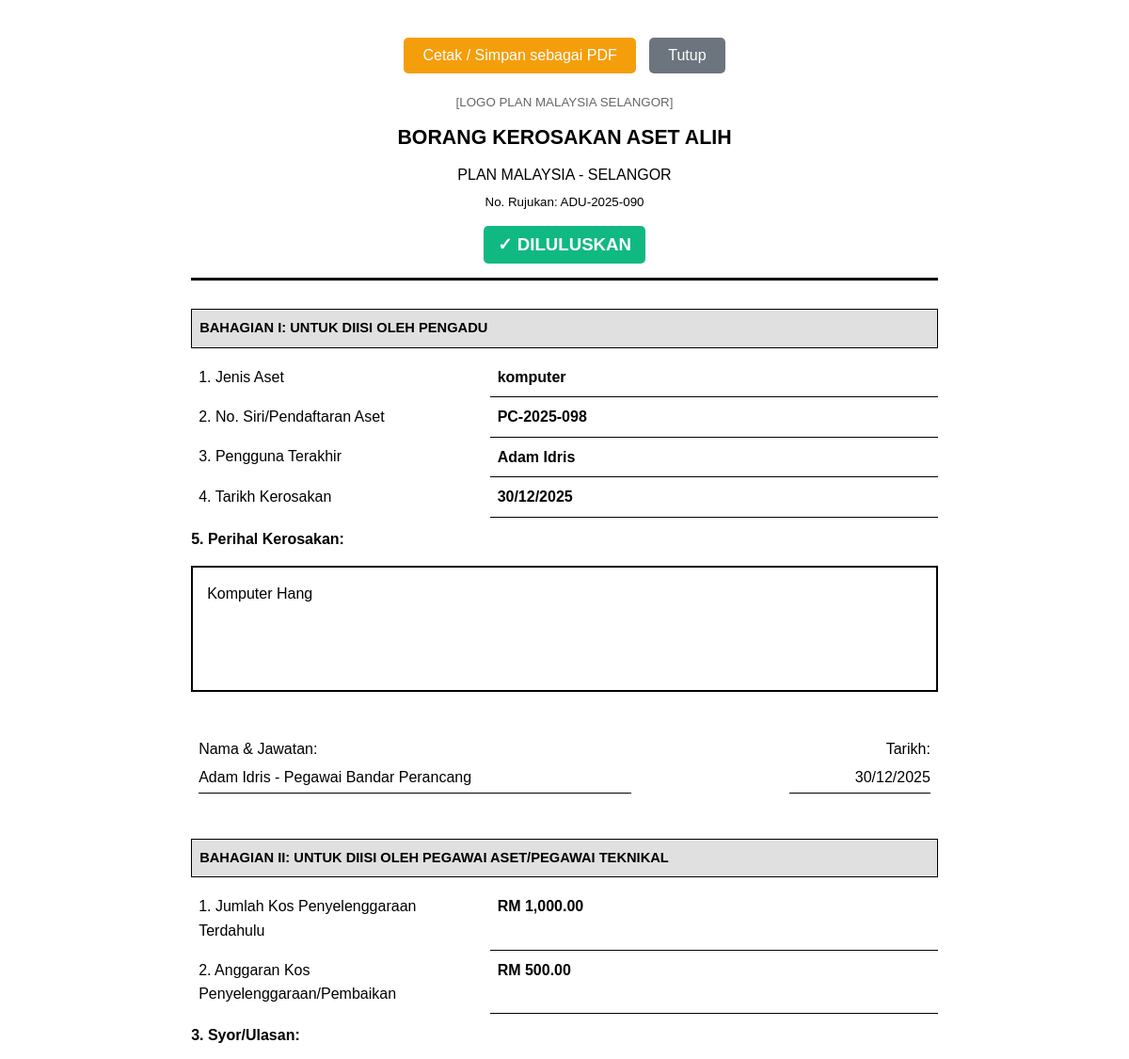
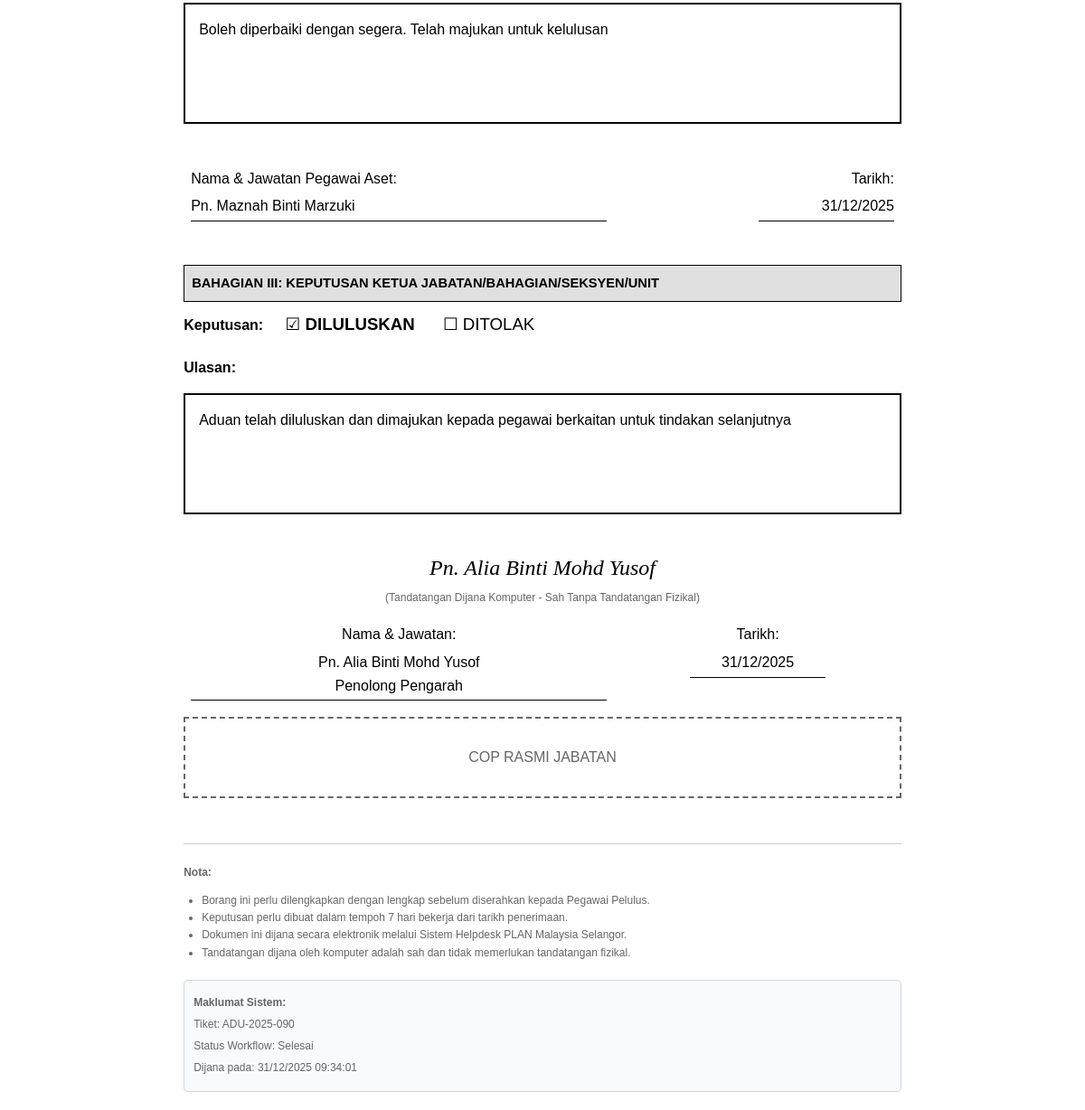
/admin/bahagian-pentadbiran-kewangan/generate_borang_final.php?id=24 (signed in), run on the app's committed database (2 pictures, top to bottom).
### tables this page shows
CREATE TABLE `dokumen_unit_aduan` (
  `id` int NOT NULL,
  `complaint_id` int NOT NULL,
  `no_rujukan_fail` varchar(100) DEFAULT NULL,
  `dimajukan_ke_officer_id` int DEFAULT NULL COMMENT 'Unit Aset Officer',
  `tindakan_susulan` text,
  `tindakan_kesimpulan` text,
  `tarikh` date DEFAULT NULL,
  `created_by` int DEFAULT NULL,
  `created_at` timestamp NULL DEFAULT CURRENT_TIMESTAMP,
  `updated_at` timestamp NULL DEFAULT CURRENT_TIMESTAMP ON UPDATE CURRENT_TIMESTAMP
);

CREATE TABLE `borang_kerosakan_aset` (
  `id` int NOT NULL,
  `complaint_id` int NOT NULL,
  `jenis_aset` varchar(100) DEFAULT NULL,
  `no_siri_pendaftaran_aset` varchar(100) DEFAULT NULL,
  `pengguna_terakhir` varchar(255) DEFAULT NULL,
  `tarikh_kerosakan` date DEFAULT NULL,
  `perihal_kerosakan` varchar(255) DEFAULT NULL,
  `nama_jawatan_pengadu` varchar(255) DEFAULT NULL,
  `tarikh_pengadu` date DEFAULT NULL,
  `jumlah_kos_penyelenggaraan_terdahulu` decimal(10,2) DEFAULT '0.00',
  `anggaran_kos_penyelenggaraan` decimal(10,2) DEFAULT '0.00',
  `nama_jawatan_pegawai_aset` varchar(255) DEFAULT NULL,
  `tarikh_pegawai_aset` date DEFAULT NULL,
  `syor_ulasan` text,
  `keputusan_status` enum('diluluskan','ditolak','pending') DEFAULT 'pending',
  `keputusan_ulasan` text,
  `keputusan_nama` varchar(255) DEFAULT NULL,
  `keputusan_jawatan` varchar(255) DEFAULT NULL,
  `keputusan_tarikh` date DEFAULT NULL,
  `tandatangan_dijana_komputer` tinyint(1) DEFAULT '1',
  `created_at` timestamp NULL DEFAULT CURRENT_TIMESTAMP,
  `updated_at` timestamp NULL DEFAULT CURRENT_TIMESTAMP ON UPDATE CURRENT_TIMESTAMP
);

CREATE TABLE `complaints` (
  `id` int NOT NULL,
  `ticket_number` varchar(50) NOT NULL,
  `jenis` enum('aduan','cadangan') NOT NULL,
  `perkara` varchar(500) NOT NULL,
  `keterangan` text NOT NULL,
  `user_id` int DEFAULT NULL,
  `nama_pengadu` varchar(255) NOT NULL,
  `alamat` text,
  `no_telefon` varchar(50) DEFAULT NULL,
  `poskod` varchar(10) DEFAULT NULL,
  `jawatan` varchar(255) DEFAULT NULL,
  `bahagian` varchar(255) DEFAULT NULL,
  `tingkat` varchar(50) DEFAULT NULL,
  `email` varchar(255) NOT NULL,
  `no_sambungan` varchar(50) DEFAULT NULL,
  `jenis_aset` varchar(100) DEFAULT NULL,
  `no_pendaftaran_aset` varchar(100) DEFAULT NULL,
  `pengguna_akhir` varchar(255) DEFAULT NULL,
  `tarikh_kerosakan` date DEFAULT NULL,
  `perihal_kerosakan` varchar(255) DEFAULT NULL,
  `perihal_kerosakan_value` varchar(100) DEFAULT NULL,
  `officer_id` int DEFAULT NULL,
  `pegawai_penerima` varchar(255) DEFAULT NULL,
  `status` enum('pending','dalam_pemeriksaan','sedang_dibaiki','selesai','dibatalkan') DEFAULT 'pending',
  `workflow_status` enum('baru','disahkan_unit_aduan','dimajukan_unit_aset','dalam_semakan_unit_aset','dimajukan_pegawai_pelulus','diluluskan','ditolak','dimajukan_unit_it','selesai') DEFAULT 'baru',
  `unit_aduan_verified_by` int DEFAULT NULL,
  `priority` enum('rendah','sederhana','tinggi','kritikal') DEFAULT 'sederhana',
  `progress` int DEFAULT '0',
  `rating` enum('cemerlang','baik','memuaskan','tidak_memuaskan') DEFAULT NULL,
  `feedback_comment` text,
  `created_at` timestamp NOT NULL DEFAULT CURRENT_TIMESTAMP,
  `updated_at` timestamp NOT NULL DEFAULT CURRENT_TIMESTAMP ON UPDATE CURRENT_TIMESTAMP,
  `completed_at` timestamp NULL DEFAULT NULL,
  `unit_aduan_verified_at` datetime DEFAULT NULL,
  `dimajukan_ke` int DEFAULT NULL COMMENT 'Unit Aset Officer ID',
  `tindakan_susulan` text,
  `tindakan_kesimpulan` text,
  `unit_aset_officer_id` int DEFAULT NULL,
  `unit_aset_reviewed_at` datetime DEFAULT NULL,
  `pegawai_pelulus_id` int DEFAULT NULL,
  `pegawai_pelulus_reviewed_at` datetime DEFAULT NULL,
  `pegawai_pelulus_status` enum('diluluskan','ditolak','pending') DEFAULT 'pending',
  `unit_aset_processed_by` int DEFAULT NULL COMMENT 'User ID who processed in Unit Aset',
  `unit_aset_processed_at` datetime DEFAULT NULL COMMENT 'When Unit Aset processed',
  `approval_officer_id` int DEFAULT NULL COMMENT 'Approval officer for this complaint',
  `unit_it_officer_id` int DEFAULT NULL COMMENT 'Unit IT officer assigned to execute the work',
  `unit_it_assigned_at` datetime DEFAULT NULL COMMENT 'When Unit IT was assigned',
  `unit_it_completed_by` int DEFAULT NULL COMMENT 'User ID who completed in Unit IT',
  `unit_it_completed_at` datetime DEFAULT NULL COMMENT 'When Unit IT completed the work'
);

### admin/bahagian-pentadbiran-kewangan/generate_borang_final.php (the view, shortened to what this page needs)
<?php
$db = getDB();
$complaint_id = intval($_GET['id'] ?? 0);
$stmt = $db->prepare("
    SELECT c.*,
           u_verified.nama_penuh as unit_aduan_officer,
           u_unit_aset.nama_penuh as unit_aset_officer,
           u_pelulus.nama_penuh as pegawai_pelulus_nama,
           dua.no_rujukan_fail
    FROM complaints c
    LEFT JOIN users u_verified ON c.unit_aduan_verified_by = u_verified.id
    LEFT JOIN users u_unit_aset ON c.unit_aset_processed_by = u_unit_aset.id
    LEFT JOIN users u_pelulus ON c.pegawai_pelulus_id = u_pelulus.id
    LEFT JOIN dokumen_unit_aduan dua ON c.id = dua.complaint_id
    WHERE c.id = ?
");
$stmt->execute([$complaint_id]);
$complaint = $stmt->fetch();
$stmt = $db->prepare("SELECT * FROM borang_kerosakan_aset WHERE complaint_id = ?");
$stmt->execute([$complaint_id]);
$borang = $stmt->fetch();
?>
<!DOCTYPE html>
<html lang="ms">
<head>
</head>
<body>
    <div class="no-print">
        <button onclick="window.print()" style="padding: 10px 20px; background: #f59e0b; color: white; border: none; border-radius: 5px; cursor: pointer; font-size: 16px;">
            <i class="fas fa-print"></i> Cetak / Simpan sebagai PDF
        </button>
        <button onclick="window.close()" style="padding: 10px 20px; background: #6c757d; color: white; border: none; border-radius: 5px; cursor: pointer; font-size: 16px; margin-left: 10px;">
            Tutup
        </button>
    </div>
    <div class="header">
        <div class="logo-placeholder">[LOGO PLAN MALAYSIA SELANGOR]</div>
        <h1>Borang Kerosakan Aset Alih</h1>
        <p style="margin: 5px 0;">PLAN MALAYSIA - SELANGOR</p>
        <p style="margin: 5px 0; font-size: 10pt;">No. Rujukan: <?php echo htmlspecialchars($complaint['no_rujukan_fail'] ?? $complaint['ticket_number']); ?></p>
        <?php if ($borang['keputusan_status'] !== 'pending'): ?>
        <div style="margin-top: 15px;">
            <?php if ($borang['keputusan_status'] === 'diluluskan'): ?>
            <span class="approved-badge">✓ DILULUSKAN</span>
            <?php else: ?>
            <span class="rejected-badge">✗ DITOLAK</span>
            <?php endif; ?>
        </div>
        <?php endif; ?>
    </div>
    <div class="section-title">BAHAGIAN I: UNTUK DIISI OLEH PENGADU</div>
    <table>
        <tr>
            <td class="label">1. Jenis Aset</td>
            <td class="value"><?php echo htmlspecialchars($borang['jenis_aset'] ?? '-'); ?></td>
        </tr>
        <tr>
            <td class="label">2. No. Siri/Pendaftaran Aset</td>
            <td class="value"><?php echo htmlspecialchars($borang['no_siri_pendaftaran_aset'] ?? '-'); ?></td>
        </tr>
        <tr>
            <td class="label">3. Pengguna Terakhir</td>
            <td class="value"><?php echo htmlspecialchars($borang['pengguna_terakhir'] ?? '-'); ?></td>
        </tr>
        <tr>
            <td class="label">4. Tarikh Kerosakan</td>
            <td class="value">
                <?php
                if (!empty($borang['tarikh_kerosakan'])) {
                    echo date('d/m/Y', strtotime($borang['tarikh_kerosakan']));
                } else {
                    echo '-';
                }
                ?>
            </td>
        </tr>
    </table>
    <div class="info-row">
        <strong>5. Perihal Kerosakan:</strong>
    </div>
    <div class="bordered-box">
        <?php echo nl2br(htmlspecialchars($borang['perihal_kerosakan'] ?? $complaint['perihal_kerosakan'] ?? '-')); ?>
    </div>
    <div class="signature-area">
        <table style="width: 100%;">
            <tr>
                <td style="width: 60%;">
                    <div>Nama & Jawatan:</div>
                    <div style="margin-top: 5px; border-bottom: 1px solid #000; padding-bottom: 3px;">
                        <?php echo htmlspecialchars($borang['nama_jawatan_pengadu'] ?? '-'); ?>
                    </div>
                </td>
                <td style="width: 40%; text-align: right;">
                    <div>Tarikh:</div>
                    <div style="margin-top: 5px; border-bottom: 1px solid #000; padding-bottom: 3px; display: inline-block; min-width: 150px;">
                        <?php
                        if (!empty($borang['tarikh_pengadu'])) {
                            echo date('d/m/Y', strtotime($borang['tarikh_pengadu']));
                        } else {
                            echo '-';
                        }
                        ?>
                    </div>
                </td>
            </tr>
        </table>
    </div>
    <div class="section-title" style="page-break-before: avoid; margin-top: 40px;">
        BAHAGIAN II: UNTUK DIISI OLEH PEGAWAI ASET/PEGAWAI TEKNIKAL
    </div>
    <table>
        <tr>
            <td class="label">1. Jumlah Kos Penyelenggaraan Terdahulu</td>
            <td class="value">
                RM <?php echo number_format($borang['jumlah_kos_penyelenggaraan_terdahulu'] ?? 0, 2); ?>
            </td>
        </tr>
        <tr>
            <td class="label">2. Anggaran Kos Penyelenggaraan/Pembaikan</td>
            <td class="value">
                RM <?php echo number_format($borang['anggaran_kos_penyelenggaraan'] ?? 0, 2); ?>
            </td>
        </tr>
    </table>
    <div class="info-row">
        <strong>3. Syor/Ulasan:</strong>
    </div>
    <div class="bordered-box">
        <?php echo nl2br(htmlspecialchars($borang['syor_ulasan'] ?? '-')); ?>
    </div>
    <div class="signature-area">
        <table style="width: 100%;">
            <tr>
                <td style="width: 60%;">
                    <div>Nama & Jawatan Pegawai Aset:</div>
                    <div style="margin-top: 5px; border-bottom: 1px solid #000; padding-bottom: 3px;">
                        <?php echo htmlspecialchars($borang['nama_jawatan_pegawai_aset'] ?? '-'); ?>
                    </div>
                </td>
                <td style="width: 40%; text-align: right;">
                    <div>Tarikh:</div>
                    <div style="margin-top: 5px; border-bottom: 1px solid #000; padding-bottom: 3px; display: inline-block; min-width: 150px;">
                        <?php
                        if (!empty($borang['tarikh_pegawai_aset'])) {
                            echo date('d/m/Y', strtotime($borang['tarikh_pegawai_aset']));
                        } else {
                            echo '-';
                        }
                        ?>
                    </div>
                </td>
            </tr>
        </table>
    </div>
    <div class="section-title" style="page-break-before: avoid; margin-top: 40px;">
        BAHAGIAN III: KEPUTUSAN KETUA JABATAN/BAHAGIAN/SEKSYEN/UNIT
    </div>
    <?php if ($borang['keputusan_status'] !== 'pending'): ?>
    <div class="info-row">
        <strong>Keputusan:</strong>
        <span style="margin-left: 20px; font-size: 14pt;">
            <?php if ($borang['keputusan_status'] === 'diluluskan'): ?>
                ☑ <strong>DILULUSKAN</strong>
                &nbsp;&nbsp;&nbsp;&nbsp;
                ☐ DITOLAK
            <?php else: ?>
                ☐ DILULUSKAN
                &nbsp;&nbsp;&nbsp;&nbsp;
                ☑ <strong>DITOLAK</strong>
            <?php endif; ?>
        </span>
    </div>
    <?php if (!empty($borang['keputusan_ulasan'])): ?>
    <div class="info-row" style="margin-top: 20px;">
        <strong>Ulasan:</strong>
    </div>
    <div class="bordered-box">
        <?php echo nl2br(htmlspecialchars($borang['keputusan_ulasan'])); ?>
    </div>
    <?php endif; ?>
    <div class="signature-area">
        <?php if ($borang['tandatangan_dijana_komputer']): ?>
        <div class="computer-signature">
            <?php echo htmlspecialchars($borang['keputusan_nama'] ?? '-'); ?>
        </div>
        <div style="text-align: center; font-size: 9pt; color: #666;">
            (Tandatangan Dijana Komputer - Sah Tanpa Tandatangan Fizikal)
        </div>
        <?php endif; ?>
        <table style="width: 100%; margin-top: 10px;">
            <tr>
                <td style="width: 60%; text-align: center;">
                    <div>Nama & Jawatan:</div>
                    <div style="margin-top: 5px; border-bottom: 1px solid #000; padding-bottom: 3px;">
                        <?php echo htmlspecialchars($borang['keputusan_nama'] ?? '-'); ?>
                        <?php if (!empty($borang['keputusan_jawatan'])): ?>
                            <br><?php echo htmlspecialchars($borang['keputusan_jawatan']); ?>
                        <?php endif; ?>
                    </div>
                </td>
                <td style="width: 40%; text-align: center;">
                    <div>Tarikh:</div>
                    <div style="margin-top: 5px; border-bottom: 1px solid #000; padding-bottom: 3px; display: inline-block; min-width: 150px;">
                        <?php
                        if (!empty($borang['keputusan_tarikh'])) {
                            echo date('d/m/Y', strtotime($borang['keputusan_tarikh']));
                        } else {
                            echo '-';
                        }
                        ?>
                    </div>
                </td>
            </tr>
        </table>
        <div class="stamp-box">
            COP RASMI JABATAN
        </div>
    </div>
    <?php else: ?>
    <div class="bordered-box" style="min-height: 200px; text-align: center; padding-top: 80px; color: #999;">
        [ Menunggu Keputusan Pegawai Pelulus ]
    </div>
    <?php endif; ?>
    <div style="margin-top: 50px; font-size: 9pt; color: #666; border-top: 1px solid #ccc; padding-top: 10px;">
        <p><strong>Nota:</strong></p>
        <ul style="margin: 5px 0; padding-left: 20px;">
            <li>Borang ini perlu dilengkapkan dengan lengkap sebelum diserahkan kepada Pegawai Pelulus.</li>
            <li>Keputusan perlu dibuat dalam tempoh 7 hari bekerja dari tarikh penerimaan.</li>
            <li>Dokumen ini dijana secara elektronik melalui Sistem Helpdesk PLAN Malaysia Selangor.</li>
            <li>Tandatangan dijana oleh komputer adalah sah dan tidak memerlukan tandatangan fizikal.</li>
        </ul>
        <div style="margin-top: 20px; padding: 10px; background-color: #f9fafb; border: 1px solid #d1d5db; border-radius: 5px;">
            <p style="margin: 5px 0;"><strong>Maklumat Sistem:</strong></p>
            <p style="margin: 5px 0;">Tiket: <?php echo htmlspecialchars($complaint['ticket_number']); ?></p>
            <p style="margin: 5px 0;">Status Workflow: <?php echo ucfirst(str_replace('_', ' ', $complaint['workflow_status'])); ?></p>
            <p style="margin: 5px 0;">Dijana pada: <?php echo date('d/m/Y H:i:s'); ?></p>
        </div>
    </div>
</body>
</html>

### admin/bahagian-pentadbiran-kewangan/generate_borang_final.php (style rules this page uses)
body { font-family: Arial, sans-serif; line-height: 1.6; color: #000; max-width: 21cm; margin: 0 auto; padding: 20px; font-size: 12pt; }
.header { text-align: center; margin-bottom: 30px; border-bottom: 3px solid #000; padding-bottom: 15px; }
.logo-placeholder { margin-bottom: 10px; font-size: 10pt; color: #666; }
h1 { font-size: 16pt; font-weight: bold; margin: 10px 0; text-transform: uppercase; }
.section-title { font-weight: bold; background-color: #e0e0e0; padding: 8px; margin: 20px 0 10px 0; border: 1px solid #000; font-size: 11pt; }
table { width: 100%; border-collapse: collapse; margin: 10px 0; }
td { padding: 8px; vertical-align: top; }
.label { width: 40%; font-weight: normal; }
.value { width: 60%; border-bottom: 1px solid #000; font-weight: bold; }
.bordered-box { border: 2px solid #000; padding: 15px; margin: 15px 0; min-height: 100px; }
.signature-area { margin-top: 40px; page-break-inside: avoid; }
.no-print { margin: 20px 0; text-align: center; }
.info-row { margin: 5px 0; }
.computer-signature { font-family: 'Brush Script MT', cursive; font-size: 18pt; font-style: italic; text-align: center; margin: 20px 0 5px 0; }
.stamp-box { border: 2px dashed #666; padding: 30px; text-align: center; margin: 10px 0; color: #666; }
.approved-badge { display: inline-block; padding: 5px 15px; background-color: #10b981; color: white; font-weight: bold; border-radius: 5px; font-size: 14pt; }

### data on the page
dokumen_unit_aduan: no_rujukan_fail "ADU-2025-090", complaint.ticket_number "ADU-2025-090", complaint.workflow_status "Selesai"
borang_kerosakan_aset: jenis_aset "komputer", no_siri_pendaftaran_aset "PC-2025-098", pengguna_terakhir "Adam Idris", tarikh_kerosakan "30/12/2025", perihal_kerosakan "Komputer Hang", nama_jawatan_pengadu "Adam Idris - Pegawai Bandar Perancang", tarikh_pengadu "30/12/2025", jumlah_kos_penyelenggaraan_terdahulu "1,000.00", anggaran_kos_penyelenggaraan "500.00", syor_ulasan "Boleh diperbaiki dengan segera. Telah majukan untuk kelulusan", nama_jawatan_pegawai_aset "Pn. Maznah Binti Marzuki", tarikh_pegawai_aset "31/12/2025", keputusan_ulasan "Aduan telah diluluskan dan dimajukan kepada pegawai berkaitan untuk tindakan selanjutnya", keputusan_nama "Pn. Alia Binti Mohd Yusof", keputusan_jawatan "Penolong Pengarah", keputusan_tarikh "31/12/2025"
